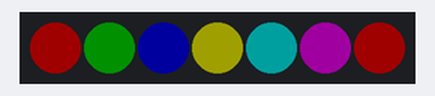
The sketch below on a simulated Arduino Uno, built with avr-gcc and run on an emulated ATmega328P. Parts: 7 RGB LEDs in strip order, left to right. Dim RGB values are drawn brighter than linear.

Above: at 3.1 s.
At 5.1 s:
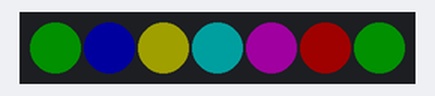
At 7.1 s:
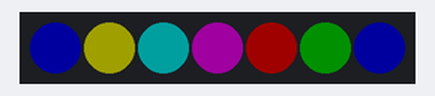
At 9.1 s:
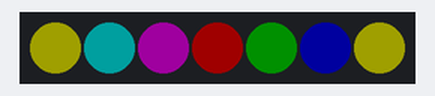
At 11.1 s:
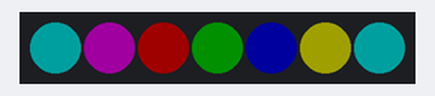
At 13.1 s:
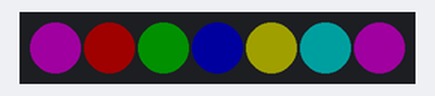
Timing chart, 0 to 40.0 s (numbered marks = the images above):
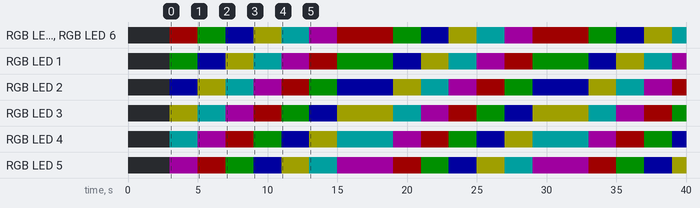

Measured:
- by itself, RGB LED 1: repeats every 14.0 s: RGB(0, 0, 32) 2.0 s, RGB(32, 32, 0) 2.0 s, RGB(0, 32, 32) 2.0 s, RGB(32, 0, 32) 2.0 s, RGB(32, 0, 0) 2.0 s, RGB(0, 16, 0) 4.0 s
- by itself, RGB LED 2: repeats every 14.0 s: RGB(32, 32, 0) 2.0 s, RGB(0, 32, 32) 2.0 s, RGB(32, 0, 32) 2.0 s, RGB(32, 0, 0) 2.0 s, RGB(0, 16, 0) 2.0 s, RGB(0, 0, 32) 4.0 s
- by itself, everything shown: repeats every 14.0 s, in 6 steps
- what the display in image 0 shows lasts 2.0 s, from 3.0 s to 5.0 s

The sketch:

test_fastled.ino
```cpp
#include <FastLED.h>

#define LED_PIN     6
#define NUM_LEDS    7
#define PATTERN_LEN 6
#define BRIGHTNESS  32
#define LED_TYPE    WS2811
#define COLOR_ORDER RGB

// If you want the pattern to move across the strip, change this to
// a number greater than zero
#define UPDATES_PER_SECOND 1


CRGB leds[NUM_LEDS];
CRGB pattern[PATTERN_LEN] = { CRGB::Red, CRGB::Green, CRGB::Blue, CRGB::Yellow, CRGB::Cyan, CRGB::Magenta };

void setup() {
    delay( 3000 ); // power-up safety delay
    FastLED.addLeds<LED_TYPE, LED_PIN, COLOR_ORDER>(leds, NUM_LEDS).setCorrection( TypicalLEDStrip );
    FastLED.setBrightness( BRIGHTNESS );
}

void loop()
{
    // Start at the first LED
    static uint8_t startIndex = 0;

    // Apply the pattern repeating across all LEDs
    for( int i = 0; i < NUM_LEDS; i++) {
        leds[i] = pattern[(startIndex + i) % PATTERN_LEN];
    }

    // Apply the colors to the LED strip
    FastLED.show();
    FastLED.delay(1000);

    if (UPDATES_PER_SECOND == 0) {
        // static display, sleep one second then
        // essentially apply the same LED settings
        // again
        FastLED.delay(1000);
    } else {
        // moving pattern
        FastLED.delay(1000 / UPDATES_PER_SECOND);
        startIndex = (startIndex + 1) % NUM_LEDS;
    }
}
```
